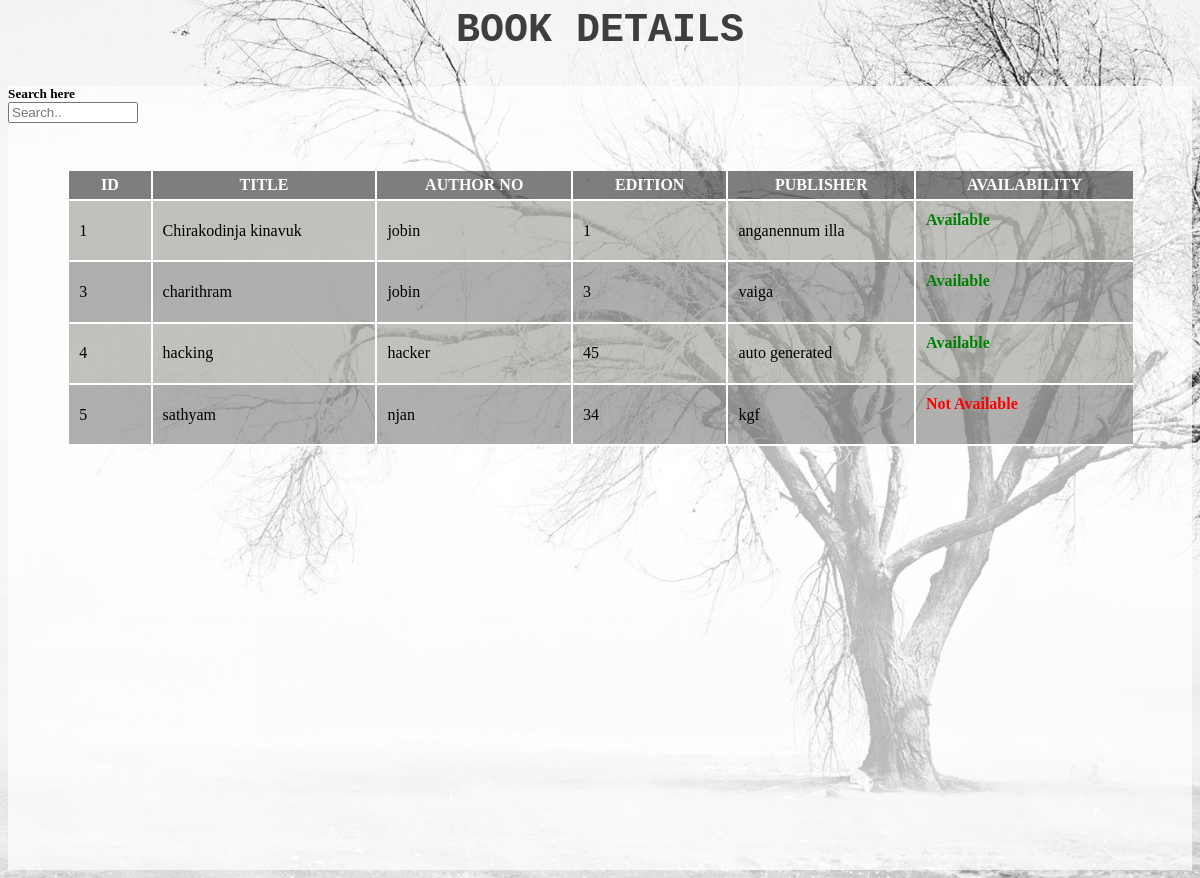
The app's page /students/view_book.php, older data.
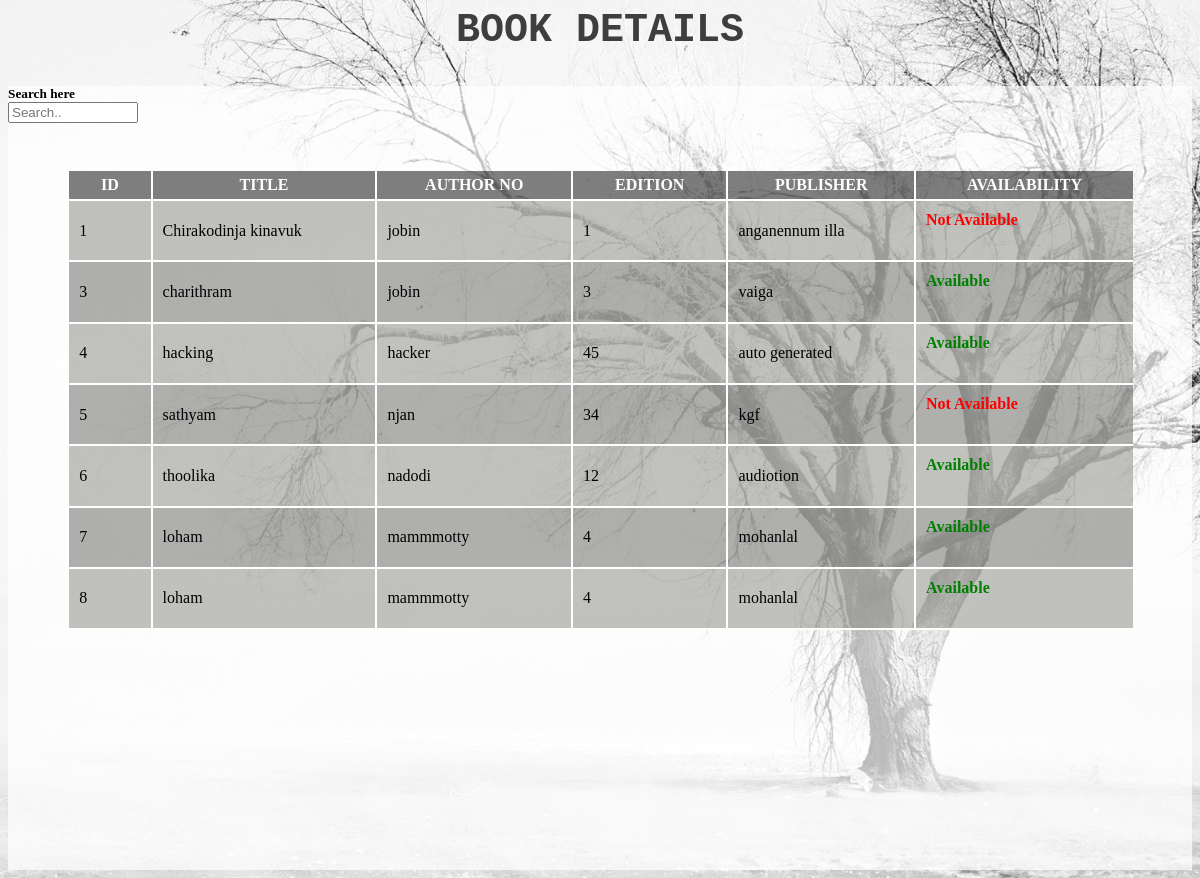
The same page, newer data.
### tables this page shows
CREATE TABLE `book_details` (
  `book_id` int(11) NOT NULL,
  `book_name` varchar(20) NOT NULL,
  `book_author` varchar(20) NOT NULL,
  `book_edition` varchar(20) NOT NULL,
  `book_publisher` varchar(20) NOT NULL,
  `book_status` int(11) NOT NULL
);

### students/view_book.php (the view, shortened to what this page needs)
<html lang="en">
<head>
    <link href="library/search.css" type="text/css" rel="stylesheet">
</head>
<body><h2 class="main-head">BOOK DETAILS</h2>
<div class="shadow">
<div class="text-center search-div">
<h5 class="search-here">Search here</h5>
    </div>
<input type="text" name="search" id="myInput" onkeyup="myFunction()" placeholder="Search.." class="search-bar">
<?php
    $con = Mysqli_Connect("localhost","root","","library_management");
    if(!$con){
        echo "Connection error !";
    }
    else{
        $query = "select * from book_details";
        $values = mysqli_query($con,$query);
        echo '<table id="myTable" style="margin-left:auto;margin-right:auto;margin-top:3em;border-collapse:collapse;"><th>ID</th><th>TITLE</th><th>AUTHOR NO</th><th>EDITION</th><th>PUBLISHER</th><th>AVAILABILITY</th>';
        if(mysqli_num_rows($values)){
            $i = 1;
                while($row=mysqli_fetch_assoc($values)){
                    if($i % 2 != 0){
                        $classes = "odd";
                    }
                    else{
                        $classes = "even";
                    }
                    echo "<tr class=".$classes.">";
                        echo '<td>';
                            echo $row["book_id"];
                        echo '</td>';
                        echo '<td>';
                            echo $row["book_name"];
                        echo '</td>';
                        echo '<td>';
                            echo $row["book_author"];
                        echo '</td>';
                        echo '<td>';
                            echo $row["book_edition"];
                        echo '</td>';
                        echo '<td>';
                            echo $row["book_publisher"];
                        echo '</td>';
                        echo '<td>';
                        if($row["book_status"] == 0){
                            echo "<h4 style=\"color:green;\">Available</h4>";
                        }
                        else{
                            echo "<h4 style=\"color:red;\">Not Available</h4>";
                        }
                        echo '</td>';
                    echo '</tr>';
                    $i++;
                }
        }
        else{
                echo "error".$query.mysqli_error($con);
        }
    }
?>
</body>
</html>

Row changes from the older to the newer data that the page shows:
changed book_details "Chirakodinja kinavuk": book_status "Available" → "Not Available"
added book_details: book_id "6", book_name "thoolika", book_author "nadodi", book_edition "12", book_publisher "audiotion", book_status "Available"
added book_details: book_id "7", book_name "loham", book_author "mammmotty", book_edition "4", book_publisher "mohanlal", book_status "Available"
added book_details: book_id "8", book_name "loham", book_author "mammmotty", book_edition "4", book_publisher "mohanlal", book_status "Available"
